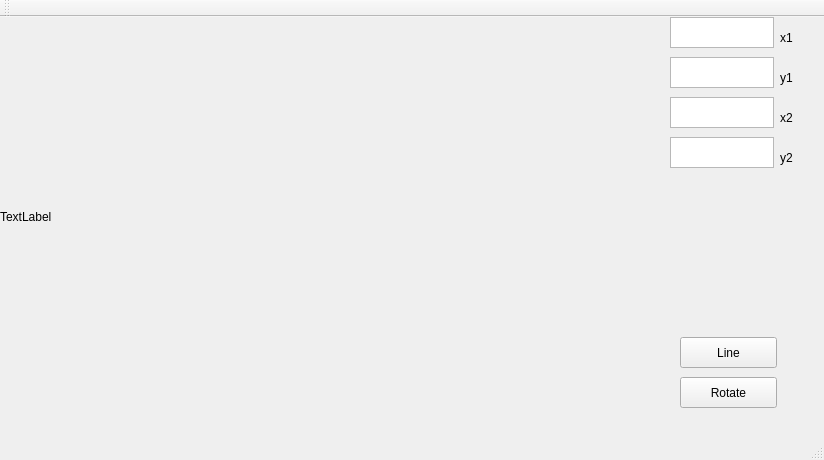
<?xml version="1.0" encoding="UTF-8"?>
<ui version="4.0">
 <class>MainWindow</class>
 <widget class="QMainWindow" name="MainWindow">
  <property name="geometry">
   <rect>
    <x>0</x>
    <y>0</y>
    <width>824</width>
    <height>460</height>
   </rect>
  </property>
  <property name="windowTitle">
   <string>MainWindow</string>
  </property>
  <widget class="QWidget" name="centralWidget">
   <widget class="QLabel" name="label">
    <property name="geometry">
     <rect>
      <x>0</x>
      <y>0</y>
      <width>600</width>
      <height>400</height>
     </rect>
    </property>
    <property name="text">
     <string>TextLabel</string>
    </property>
   </widget>
   <widget class="QPushButton" name="pushButton">
    <property name="geometry">
     <rect>
      <x>680</x>
      <y>320</y>
      <width>97</width>
      <height>31</height>
     </rect>
    </property>
    <property name="text">
     <string>Line</string>
    </property>
   </widget>
   <widget class="QPushButton" name="pushButton_2">
    <property name="geometry">
     <rect>
      <x>680</x>
      <y>360</y>
      <width>97</width>
      <height>31</height>
     </rect>
    </property>
    <property name="text">
     <string>Rotate</string>
    </property>
   </widget>
   <widget class="QTextEdit" name="textEdit">
    <property name="geometry">
     <rect>
      <x>670</x>
      <y>0</y>
      <width>104</width>
      <height>31</height>
     </rect>
    </property>
   </widget>
   <widget class="QTextEdit" name="textEdit_2">
    <property name="geometry">
     <rect>
      <x>670</x>
      <y>40</y>
      <width>104</width>
      <height>31</height>
     </rect>
    </property>
   </widget>
   <widget class="QTextEdit" name="textEdit_3">
    <property name="geometry">
     <rect>
      <x>670</x>
      <y>80</y>
      <width>104</width>
      <height>31</height>
     </rect>
    </property>
   </widget>
   <widget class="QTextEdit" name="textEdit_4">
    <property name="geometry">
     <rect>
      <x>670</x>
      <y>120</y>
      <width>104</width>
      <height>31</height>
     </rect>
    </property>
   </widget>
   <widget class="QLabel" name="label_2">
    <property name="geometry">
     <rect>
      <x>780</x>
      <y>10</y>
      <width>65</width>
      <height>21</height>
     </rect>
    </property>
    <property name="text">
     <string>x1</string>
    </property>
   </widget>
   <widget class="QLabel" name="label_3">
    <property name="geometry">
     <rect>
      <x>780</x>
      <y>50</y>
      <width>65</width>
      <height>21</height>
     </rect>
    </property>
    <property name="text">
     <string>y1</string>
    </property>
   </widget>
   <widget class="QLabel" name="label_4">
    <property name="geometry">
     <rect>
      <x>780</x>
      <y>90</y>
      <width>65</width>
      <height>21</height>
     </rect>
    </property>
    <property name="text">
     <string>x2</string>
    </property>
   </widget>
   <widget class="QLabel" name="label_5">
    <property name="geometry">
     <rect>
      <x>780</x>
      <y>130</y>
      <width>41</width>
      <height>21</height>
     </rect>
    </property>
    <property name="text">
     <string>y2</string>
    </property>
   </widget>
  </widget>
  <widget class="QMenuBar" name="menuBar">
   <property name="geometry">
    <rect>
     <x>0</x>
     <y>0</y>
     <width>824</width>
     <height>27</height>
    </rect>
   </property>
  </widget>
  <widget class="QToolBar" name="mainToolBar">
   <attribute name="toolBarArea">
    <enum>TopToolBarArea</enum>
   </attribute>
   <attribute name="toolBarBreak">
    <bool>false</bool>
   </attribute>
  </widget>
  <widget class="QStatusBar" name="statusBar"/>
 </widget>
 <layoutdefault spacing="6" margin="11"/>
 <resources/>
 <connections/>
</ui>
